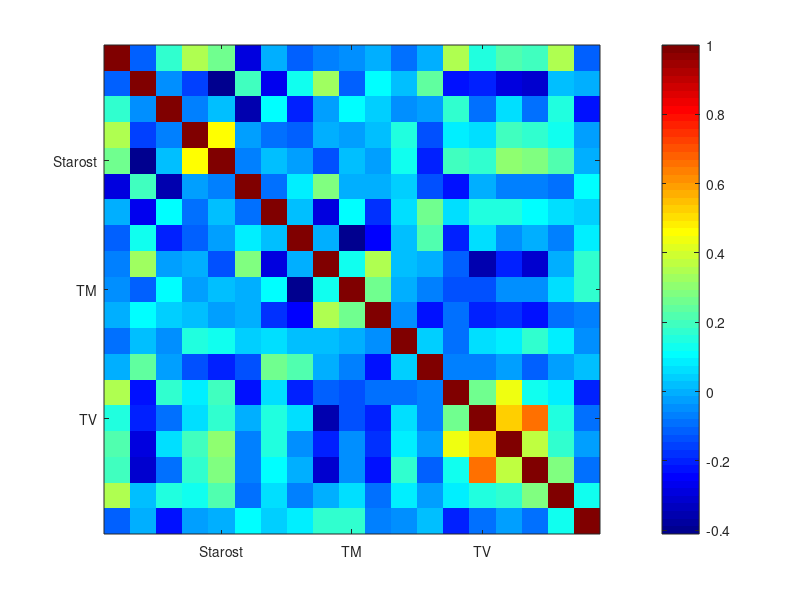

Recreate this plot in MATLAB. (Note: this script raises an error after producing the figure.)
clear all
close all

load tabela
load tabelaT
load dijagnoza
load dijagnozaT
korelacija = corr(tabela);
%%

%%CRTANJE GRAFIKA KORELACIJE

imagesc(korelacija);
colormap(jet);
colorbar;

labelNames = {'Starost','TM','TV','Pusenje','WBC','NEU','LYM','MONO','EOS','BASO','RBC','HGB','HCT','MCV','MCH','MCHC','RDW','RETC','IRF','NRBC','PLT','MPV','%rP','aPTT','PT','TT','Aptt','PT','TT','FBG','D-dimer','AT','vWF','AGR ADP','AGR TRAP','AGR ASPI','AGR COL','sec.','sec.','mA/min','%','mA','%'};
set(gca,'XTickLabel',labelNames);   
set(gca,'YTickLabel',labelNames); 
plottools('on');